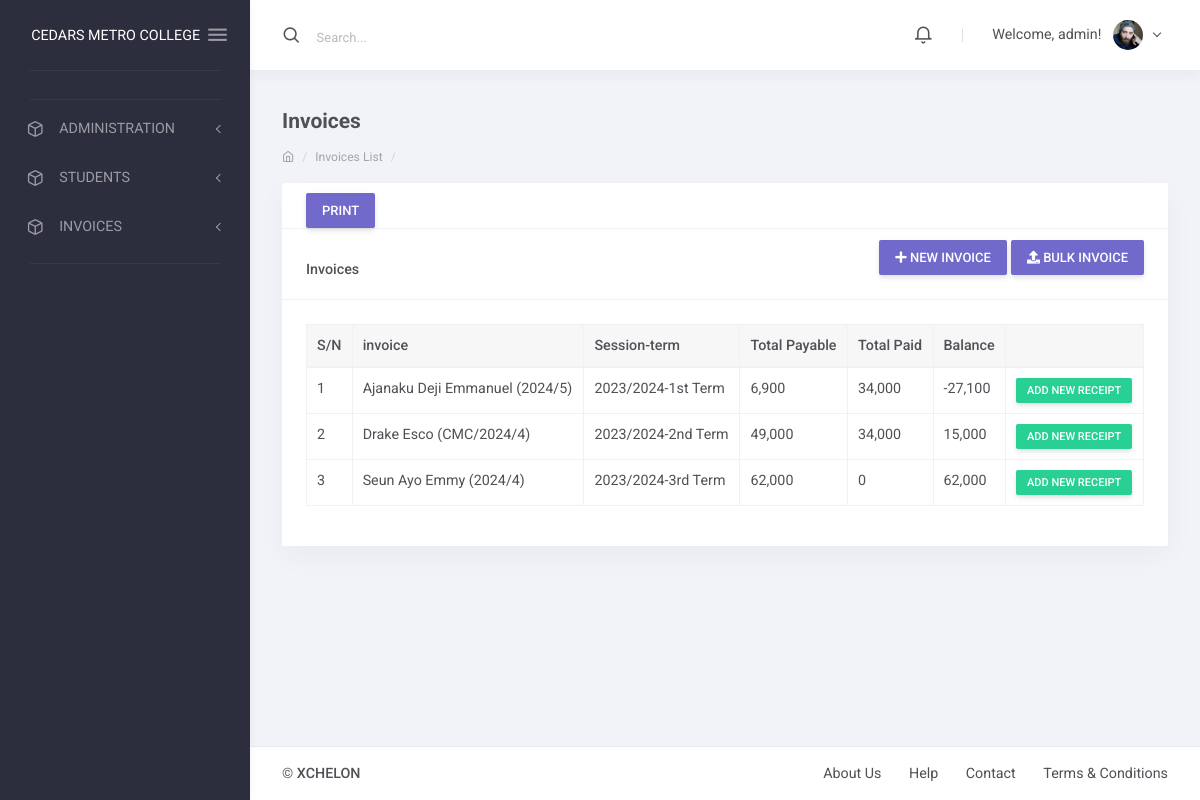
Screenshot of /finance/list/ (signed in) with the database file from the repository.
### apps/finance/models.py (models this page shows, shortened)
class Invoice(models.Model):
    student = models.ForeignKey(Student, on_delete=models.CASCADE)
    session = models.ForeignKey(AcademicSession, on_delete=models.CASCADE)
    term = models.ForeignKey(AcademicTerm, on_delete=models.CASCADE)
    class_for = models.ForeignKey(StudentClass, on_delete=models.CASCADE)
    balance_from_previous_term = models.IntegerField(default=0)
    status = models.CharField(
        max_length=20,
        choices=[("active", "Active"), ("closed", "Closed")],
        default="active",
    )
    class Meta:
        ordering = ["student", "term"]
    def __str__(self):
        return f"{self.student}"
    def balance(self):
        payable = self.total_amount_payable()
        paid = self.total_amount_paid()
        return payable - paid
    def amount_payable(self):
        items = InvoiceItem.objects.filter(invoice=self)
        total = 0
        for item in items:
            total += item.amount
        return total
    def total_amount_payable(self):
        return self.balance_from_previous_term + self.amount_payable()
    def total_amount_paid(self):
        receipts = Receipt.objects.filter(invoice=self)
        amount = 0
        for receipt in receipts:
            amount += receipt.amount_paid
        return amount

class InvoiceItem(models.Model):
    invoice = models.ForeignKey(Invoice, on_delete=models.CASCADE)
    description = models.CharField(max_length=200)
    amount = models.IntegerField()

class Receipt(models.Model):
    invoice = models.ForeignKey(Invoice, on_delete=models.CASCADE)
    amount_paid = models.IntegerField()
    date_paid = models.DateField(default=timezone.now)
    comment = models.CharField(max_length=200, blank=True)

### apps/students/models.py (models this page shows, shortened)
class Student(models.Model):
    STATUS_CHOICES = [("active", "Active"), ("inactive", "Inactive")]
    GENDER_CHOICES = [("male", "Male"), ("female", "Female")]
    current_status = models.CharField(
        max_length=10, choices=STATUS_CHOICES, default="active"
    )
    registration_number = models.CharField(max_length=200, unique=True)
    surname = models.CharField(max_length=200)
    firstname = models.CharField(max_length=200)
    other_name = models.CharField(max_length=200, blank=True)
    gender = models.CharField(max_length=10, choices=GENDER_CHOICES, default="male")
    date_of_birth = models.DateField(default=timezone.now)
    current_class = models.ForeignKey(
        StudentClass, on_delete=models.SET_NULL, blank=True, null=True
    )
    date_of_admission = models.DateField(default=timezone.now)
    mobile_num_regex = RegexValidator(
        regex="^[0-9]{8,12}$", message="Entered mobile number isn't in a right format!"
    )
    parent_mobile_number = models.CharField(
        validators=[mobile_num_regex], max_length=12, blank=True
    )
    parent_email = models.EmailField(blank=True, null=True)
    address = models.TextField(blank=True)
    others = models.TextField(blank=True)
    passport = models.ImageField(blank=True, upload_to="students/passports/")
    class Meta:
        ordering = ["surname", "firstname", "other_name"]
    def __str__(self):
        return f"{self.surname} {self.firstname} {self.other_name} ({self.registration_number})"

### apps/corecode/models.py (models this page shows)
class AcademicSession(models.Model):
    name = models.CharField(max_length=200, unique=True)
    current = models.BooleanField(default=True)
    class Meta:
        ordering = ["-name"]
    def __str__(self):
        return self.name

class AcademicTerm(models.Model):
    name = models.CharField(max_length=20, unique=True)
    current = models.BooleanField(default=True)
    class Meta:
        ordering = ["name"]
    def __str__(self):
        return self.name

### apps/finance/views.py (the view)
# urls.py: path("list/", InvoiceListView.as_view(), name="invoice-list"),
class InvoiceListView(LoginRequiredMixin, ListView):
    model = Invoice
    def get_context_data(self, **kwargs):
        context = super().get_context_data(**kwargs)
        context['students'] = Student.objects.all()  # Add student data to the context
        context['total_students'] = Student.objects.count()
        context['total_payments'] = sum(receipt.amount_paid for receipt in Receipt.objects.all())
        context['total_balance'] = sum(invoice.balance() for invoice in Invoice.objects.all())
        current_month = date.today().month
        current_year = date.today().year
        context['expected_payments'] = sum(
            receipt.amount_paid for receipt in Receipt.objects.filter(
                date_paid__year=current_year, date_paid__month=current_month
            )
        )
        context['total_invoice_items'] = sum(item.amount for item in InvoiceItem.objects.all())
        context['total_expected_payments'] = sum(invoice.total_amount_payable() for invoice in Invoice.objects.all())
        return context

### apps/finance/templatetags/finance_tags.py (called while the page is built)
@register.inclusion_tag('finance/notifications_tag.html')
def recent_notifications():
    notifications = Notification.objects.order_by('-timestamp')[:10]
    return {'notifications': notifications}

### apps/finance/templates/finance/invoice_list.html (shortened to what this page needs)
{% extends 'base.html' %}
{% load humanize %}
{% block summary %}
                <div class="layout-content">
                    <div class="container-fluid flex-grow-1 container-p-y">
                        <h4 class="font-weight-bold py-3 mb-0">Invoices</h4>
                        <div class="text-muted small mt-0 mb-3 d-block breadcrumb">
                            <ol class="breadcrumb">
                                <li class="breadcrumb-item"><a href=""><i class="feather icon-home"></i></a></li>
                                <li class="breadcrumb-item"><a href="{% url 'invoice-list' %}">Invoices List</a></li>
                                <li class="breadcrumb-item active"></li>
                            </ol>
                        </div>
                        <div class="row">
                            <div class="col-xl-12">
                                <div class="card mb-4">
                                       <div class="card-header with-elements pb-0">
                                    <div class="card-tools">
                                      <a href="" onclick="myfun('pt')" class="btn btn-primary">Print</a>
                                    </div>
                                  </div>
                                    <div class="card-header with-elements pb-0">
                                        <h6 class="card-header-title mb-0">Invoices</h6>
                                        <div class="card-header-elements ml-auto p-0 mb-4">
                                            <a class="btn btn-primary" href="{% url 'invoice-create' %}"><i
                                                 class="fas fa-plus"></i> New Invoice</a>
                                            <a class="btn btn-primary" href="{% url 'bulk-invoice' %}"><i
                                                  class="fas fa-upload"></i> Bulk Invoice</a>
                                        </div>
                                    </div>
                                    <div class="card-body">
                                <div class="table-responsive " id="pt">
                                    <table id="invoicetable" class="table table-bordered table-hover">
                                      <thead class="thead-light">
                                        <tr>
                                          <th>S/N</th>
                                          <th>invoice</th>
                                          <th>Session-term</th>
                                          <th>Total Payable</th>
                                          <th>Total Paid</th>
                                          <th>Balance</th>
                                          <th></th>
                                        </tr>
                                      </thead>
                                      <tbody>
                                        {% for invoice in object_list %}
                                          <tr class='clickable-row' data-href="{% url 'invoice-detail' invoice.id %}">
                                            <td>{{ forloop.counter}}</td>
                                            <td>{{ invoice}}</td>
                                            <td>{{ invoice.session}}-{{ invoice.term}}</td>
                                            <td>{{ invoice.total_amount_payable | intcomma }}</td>
                                            <td>{{ invoice.total_amount_paid | intcomma }}</td>
                                            <td>{{ invoice.balance | intcomma }}</td>
                                            <td><a class="btn btn-success btn-sm"
                                                href="{% url 'receipt-create' %}?invoice={{ invoice.id }}">Add new
                                                receipt</a></td>
                                          </tr>
                                        {% endfor %}
                                      </tbody>
                                    </table>
                                  </div>
                                </div>
                              </div>
                            </div>
                        </div>
                    </div>
                </div>
{% endblock summary %}

### templates/base.html (shortened to what this page needs)
{% load static %}
<!DOCTYPE html>
<html lang="en" class="material-style layout-fixed">
<head>
     <link href="{% static 'django_select2/django_select2.css' %}" rel="stylesheet" />
    <link rel="stylesheet" href="{% static 'assets/fonts/fontawesome.css' %}">
    <link rel="stylesheet" href="{% static 'assets/fonts/ionicons.css' %}">
    <link rel="stylesheet" href="{% static 'assets/fonts/linearicons.css' %}">
    <link rel="stylesheet" href="{% static 'assets/fonts/open-iconic.css' %}">
    <link rel="stylesheet" href="{% static 'assets/fonts/pe-icon-7-stroke.css' %}">
    <link rel="stylesheet" href="{% static 'assets/fonts/feather.css' %}">
    <link rel="stylesheet" href="{% static 'assets/css/bootstrap-material.css' %}">
    <link rel="stylesheet" href="{% static 'assets/css/shreerang-material.css' %}">
    <link rel="stylesheet" href="{% static 'assets/css/uikit.css' %}">
    <link rel="stylesheet" href="{% static 'assets/libs/perfect-scrollbar/perfect-scrollbar.css' %}">
    <link rel="stylesheet" href="{% static 'assets/libs/flot/flot.css' %}">
    <link rel="stylesheet" href="{% static 'plugins\select2\dist\css\select2.min.css' %}">
</head>
<body>
    <div class="layout-wrapper layout-2">
        <div class="layout-inner">
            {% include 'navbar.html' %}
            <div class="layout-container">
                <nav class="layout-navbar navbar navbar-expand-lg align-items-lg-center bg-white container-p-x" id="layout-navbar">
                    <div class="navbar-collapse collapse" id="layout-navbar-collapse">
                        <div class="navbar-nav align-items-lg-center">
                            <label class="nav-item navbar-text navbar-search-box p-0 active">
                                <i class="feather icon-search navbar-icon align-middle"></i>
                                <span class="navbar-search-input pl-2">
                                    <input type="text" class="form-control navbar-text mx-2" placeholder="Search...">
                                </span>
                            </label>
                        </div>
                        <div class="navbar-nav align-items-lg-center ml-auto">
                            <div class="demo-navbar-notifications nav-item dropdown mr-lg-3">
                                <a class="nav-link dropdown-toggle hide-arrow" href="#" data-toggle="dropdown">
                                    <i class="feather icon-bell navbar-icon align-middle"></i>
                                </a>
                                         {% load finance_tags %}
                            </div>
                            <div class="nav-item d-none d-lg-block text-big font-weight-light line-height-1 opacity-25 mr-3 ml-1">|</div>
                            <div class="demo-navbar-user nav-item dropdown">
                                <a class="nav-link dropdown-toggle" href="#" data-toggle="dropdown">
                                    <span class="d-inline-flex flex-lg-row-reverse align-items-center align-middle">
                                        <img src="assets/img/avatars/1.png" alt class="d-block ui-w-30 rounded-circle">
                                        <span class="px-1 mr-lg-2 ml-2 ml-lg-0">
                                            {% if user.is_authenticated %}
                                            Welcome, {{ user.username }}!
                                                {% else %}
                                            You are not logged in.
                                                {% endif %}
                                        </span>
                                    </span>
                                </a>
                            </div>
                        </div>
                    </div>
                </nav>
                {% block summary %}
                {% endblock summary %}
                    <nav class="layout-footer footer bg-white">
                        <div class="container-fluid d-flex flex-wrap justify-content-between text-center container-p-x pb-3">
                            <div class="pt-3">
                                <span class="footer-text font-weight-semibold">&copy; <a href="xchelon.com.ng" class="footer-link" target="_blank">XCHELON</a></span>
                            </div>
                            <div>
                                <a href="javascript:" class="footer-link pt-3">About Us</a>
                                <a href="javascript:" class="footer-link pt-3 ml-4">Help</a>
                                <a href="javascript:" class="footer-link pt-3 ml-4">Contact</a>
                                <a href="javascript:" class="footer-link pt-3 ml-4">Terms &amp; Conditions</a>
                            </div>
                        </div>
                    </nav>
                </div>
            </div>
        </div>
</body>
</html>

### static/assets/css/uikit.css (style rules this page uses)
.ui-w-30 { width: 30px !important; height: auto; }

### rows the page displays
Invoice: student.registration_number "Ajanaku Deji Emmanuel (2024/5)", session "2023/2024", term "1st Term", total_amount_payable "6,900", total_amount_paid "34,000", balance "-27,100"
Invoice: student.registration_number "Drake Esco (CMC/2024/4)", session "2023/2024", term "2nd Term", total_amount_payable "49,000", total_amount_paid "34,000", balance "15,000"
Invoice: student.registration_number "Seun Ayo Emmy (2024/4)", session "2023/2024", term "3rd Term", total_amount_payable "62,000", total_amount_paid "0", balance "62,000"

### other values shown
{{ school_name | default:"CEDARS METRO COLLEGE" }} "CEDARS METRO COLLEGE"
{{ user.username }} "admin"
